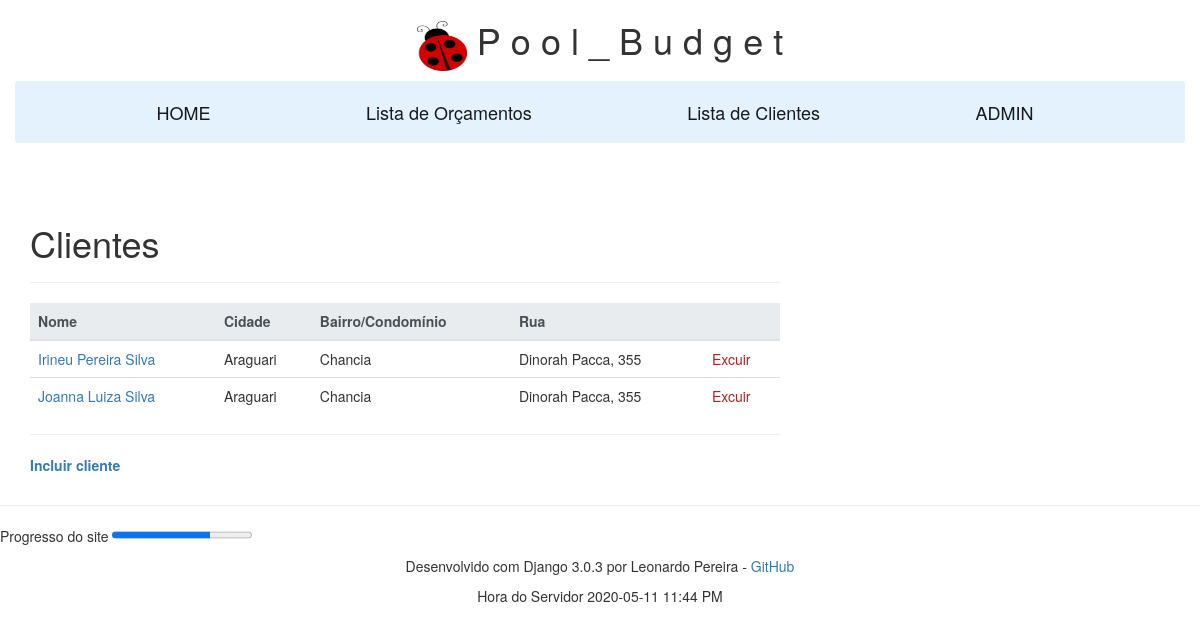
The page /cliente on the database as committed earlier.
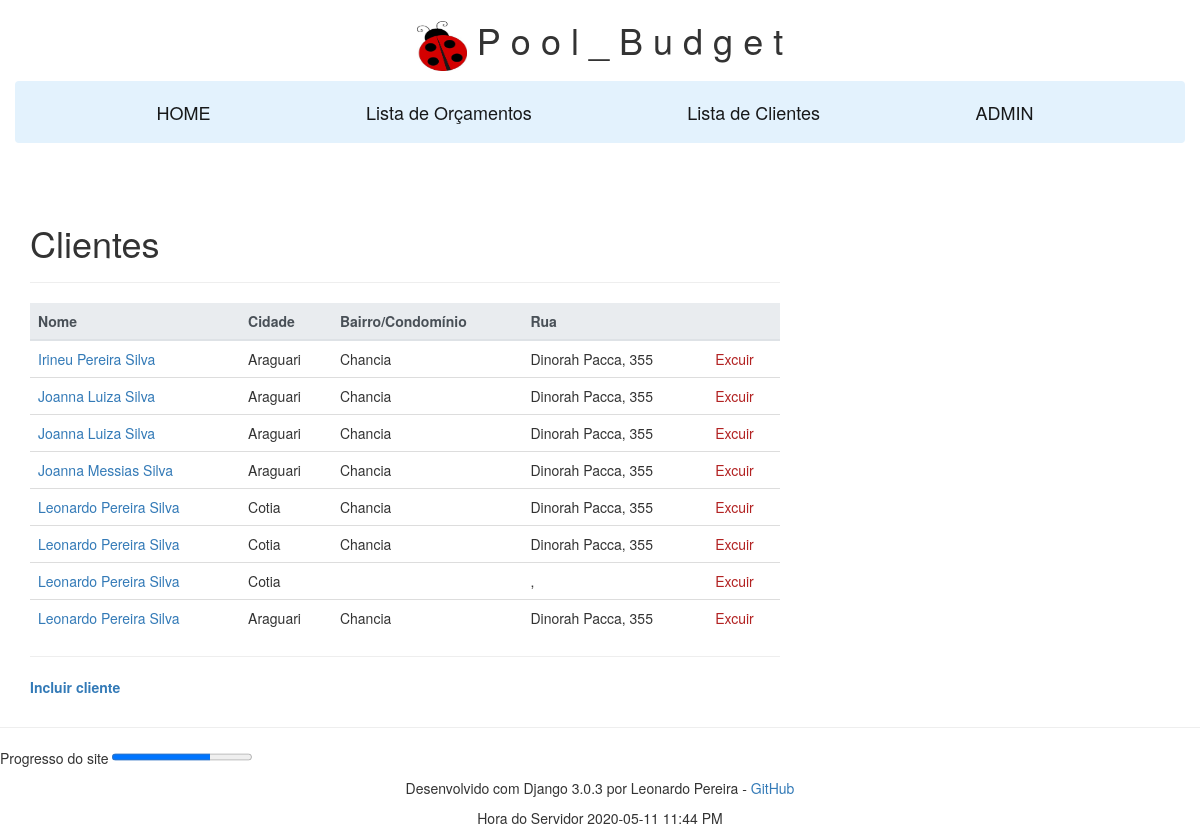
The same page on the database as committed later.
### front/models.py (models this page shows, shortened)
class ClienteModel(models.Model):
    nome = models.CharField(max_length=30)
    sobrenome = models.CharField(max_length=30)
    estado = models.CharField(max_length=15, blank=True)
    cidade = models.CharField(max_length=20, blank=True)
    bairro = models.CharField(max_length=20, blank=True)
    rua = models.CharField(max_length=100, blank=True)
    numero_casa = models.CharField(max_length=6, blank=True)
    cep = models.CharField(max_length=20, blank=True)
    telefone= models.IntegerField(max_length=15, blank=True)
    email = models.EmailField(max_length = 50, blank=True, help_text='Ex. clinte@gmail.com')
    @property
    def nome_completo(self):
        return self.nome + ' ' + self.sobrenome
    class Meta:
        ordering = ['nome', 'sobrenome']
    def get_absolute_url(self):
        return reverse('cliente-id', args=[str(self.id)])

### front/views.py (the view)
# urls.py: path('cliente', views.ClienteListView.as_view(), name='cliente'),
class ClienteListView(generic.ListView):
    model = ClienteModel
    paginate_by = 10
    context_object_name = 'lista_cliente'
    template_name = 'front/cliente_list.html'

### front/templatetags/my_tags.py (called while the page is built)
@register.simple_tag
def current_time(format_string):
    return datetime.now().strftime(format_string)

### front/templates/front/cliente_list.html
{% extends "base_generic.html" %}
{% block content %}
<br>
<br>
<h1>Clientes</h1>
<hr>
{% if lista_cliente %}
    <table class="table">
      <thead class="thead-light">
        <tr>
          <th scope="col">Nome</th>
          <th scope="col">Cidade</th>
          <th scope="col">Bairro/Condomínio</th>
          <th scope="col">Rua</th>
          <th></th>
        </tr>
      </thead>
      {% for cliente in lista_cliente %}
        <tr>
          <td><a href="{{ cliente.get_absolute_url }}">{{ cliente.nome_completo|title }} </a>  </td>
          <td>{{ cliente.cidade|title }}</td>
          <td>{{ cliente.bairro|title }}</td>
          <td>{{ cliente.rua|title }}, {{ cliente.numero_casa }}</td>
          <td><a href="{% url 'cliente_delete' cliente.pk %}"><font color="FireBrick">Excuir</font></a></td>
        </tr>
      {% endfor %}
    </table>
<hr>
<p><strong><a href="{% url 'cliente_create' %}">Incluir cliente</a></strong></p>
{% else %}
  <p>There are no authors available.</p>'
{% endif %}
{% endblock %}

### front/templates/base_generic.html (shortened to what this page needs)
<!DOCTYPE html>
{% load my_tags %}
{% load static %}
<html lang="pt-br">
<head>
  <link rel="stylesheet" href="https://stackpath.bootstrapcdn.com/bootstrap/4.1.3/css/bootstrap.min.css">
  <link rel="stylesheet" href="http://maxcdn.bootstrapcdn.com/bootstrap/3.3.6/css/bootstrap.min.css">
  <link rel="stylesheet" href="{% static 'css/styles.css' %}">
</head>
<body>
<div class="container-fluid">
    <h1 align="center" >
        <img  src="{% static 'img/joaninha2.jpg' %}" width="50" height="50">
        <span onmouseover="letras(0)">P</span>
        <span onmouseover="letras(1)">o</span>
        <span onmouseover="letras(2)">o</span>
        <span onmouseover="letras(3)">l</span>
        <span onmouseover="letras(4)">_</span>
        <span onmouseover="letras(5)">B</span>
        <span onmouseover="letras(6)">u</span>
        <span onmouseover="letras(7)">d</span>
        <span onmouseover="letras(8)">g</span>
        <span onmouseover="letras(9)">e</span>
        <span onmouseover="letras(10)">t</span>
    </h1>
    <nav class="navbar navbar-light" style="background-color: #e3f2fd;">
            <span><a class="navbar-brand" href="{% url 'index' %}">HOME</a></span>
            <span><a class="navbar-brand" href="{% url 'orcamento' %}">Lista de Orçamentos</a></span>
            <span><a class="navbar-brand" href="{% url 'cliente' %}">Lista de Clientes</a></span>
            <span><a class="navbar-brand" href="http://127.0.0.1:8000/admin">ADMIN</a></span>
    </nav>
    <div class="col-sm-8 ">{% block content %}{% endblock %}</div>
</div>
<hr>
    <footer class="bg-4 text-center">
        <p align="left">  Progresso do site <progress value="70" max="100">70 %</progress></p>
        <p> Desenvolvido com Django 3.0.3 por Leonardo Pereira - <a href="https://github.com/leopesi">GitHub</a></p>
        <p>{% current_time "%Y-%m-%d %I:%M %p" as the_time %} Hora do Servidor {{ the_time }}</p>
    </footer>
</body>
</html>

Rows that differ between the two databases and show on the page:
added ClienteModel: nome_completo "Joanna Luiza Silva", cidade "Araguari", bairro "Chancia", rua "Dinorah Pacca", numero_casa "355"
added ClienteModel: nome_completo "Joanna Messias Silva", cidade "Araguari", bairro "Chancia", rua "Dinorah Pacca", numero_casa "355"
added ClienteModel: nome_completo "Leonardo Pereira Silva", cidade "Cotia", bairro "Chancia", rua "Dinorah Pacca", numero_casa "355"
added ClienteModel: nome_completo "Leonardo Pereira Silva", cidade "Cotia", bairro "Chancia", rua "Dinorah Pacca", numero_casa "355"
added ClienteModel: nome_completo "Leonardo Pereira Silva", cidade "Cotia"
added ClienteModel: nome_completo "Leonardo Pereira Silva", cidade "Araguari", bairro "Chancia", rua "Dinorah Pacca", numero_casa "355"
